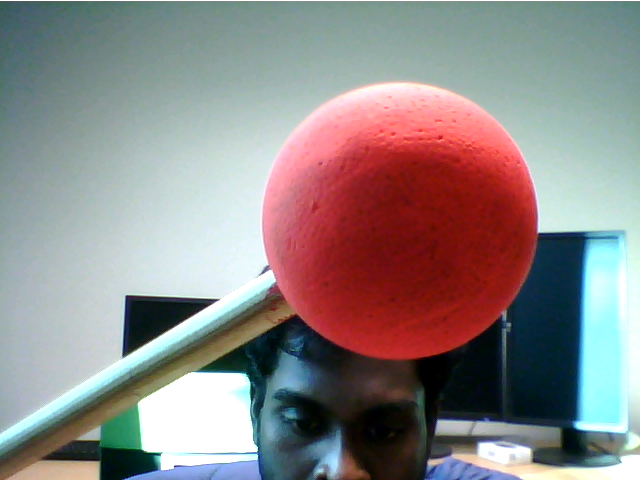
#> input picture 11,04,2023/imageR3.png, 640 x 480 px
$ python redspher.py
#> lines starting #> are read from the running program, lines starting #| are printed output that depends on the picture; after the words box and inside, x2 and y2 are one past the last pixel; in counts of white or black regions, pixels touching at a corner belong together
import cv2
import numpy as np

img = cv2.imread('imageR3.png')
#> img is the input picture: shape (480, 640, 3); mean B, G, R 135.4, 135.8, 142

hsv = cv2.cvtColor(img, cv2.COLOR_BGR2HSV)
#> hsv: shape (480, 640, 3); mean H, S, V 77.7, 88.4, 162

#lower_red = np.array([0, 50, 50])
upper_red = np.array([10, 255, 255])

lower_red = np.array([0, 17, 103])

mask = cv2.inRange(hsv, lower_red, upper_red)
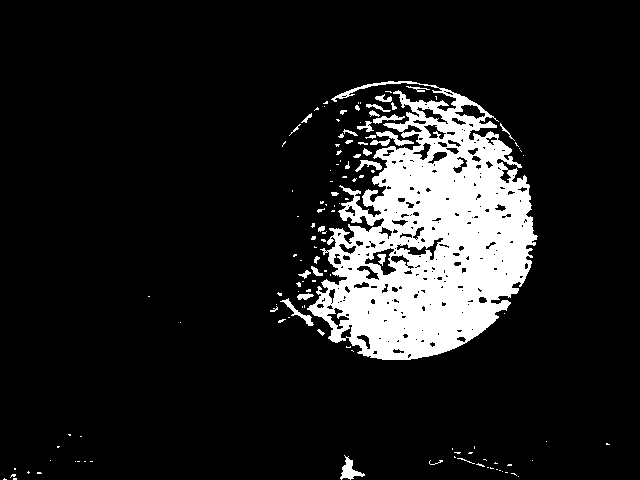
#> mask: shape (480, 640); 12.2% white; 129 white regions (93 under 20 px)
cv2.imshow('maskimage', mask)


kernel = np.ones((5,5),np.uint8)
#mask = cv2.erode(mask,kernel,iterations = 1)
#mask = cv2.dilate(mask,kernel,iterations = 1)

#cv2.imshow('maskimage', mask)


contours, hierarchy = cv2.findContours(mask, cv2.RETR_EXTERNAL, cv2.CHAIN_APPROX_SIMPLE)
#> contours = 128 contours, 110 with area under 20; largest, box (x1, y1, x2, y2) and area: (307, 81, 538, 360) 38268, (340, 455, 365, 480) 210, (280, 298, 314, 326) 145, (376, 131, 414, 146) 139, (355, 160, 382, 172) 100

max_contour = max(contours, key=cv2.contourArea)
#> max_contour = contour of 1210 points, box (x1, y1, x2, y2) (307, 81, 538, 360), area 38268
M = cv2.moments(max_contour)
#> M = moments, m00 38268.5, centre m10/m00, m01/m00 = (430.5, 239.1)
cx = int(M['m10']/M['m00'])
#> cx = 430
cy = int(M['m01']/M['m00'])
#> cy = 239

cv2.circle(img, (cx,cy), 5, (0, 0, 255), -1)
#> img: shape (480, 640, 3); 0.03% of pixels changed, all inside (x1, y1, x2, y2) = (425, 234, 436, 245)
cv2.circle(img, (cx,cy), int(M['m00']//max_contour.size), (0, 255, 0), 2)
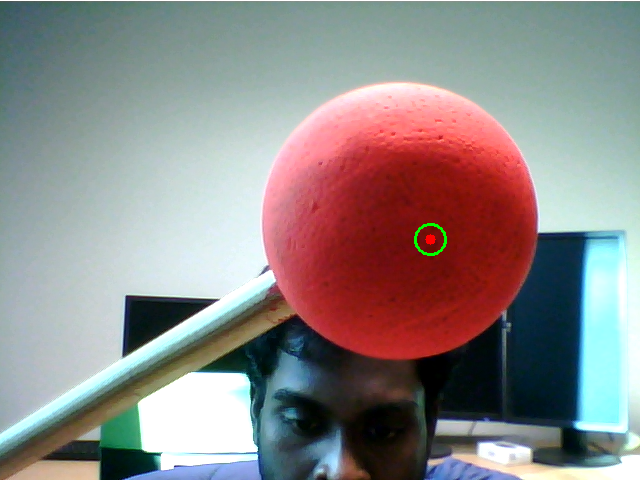
#> img: shape (480, 640, 3); mean B, G, R 135.4, 136, 141.9

cv2.imshow('image', img)
cv2.waitKey(0)
cv2.destroyAllWindows()

$ run again, with 11,04,2023/blue1.jpg saved as 11,04,2023/imageR3.png
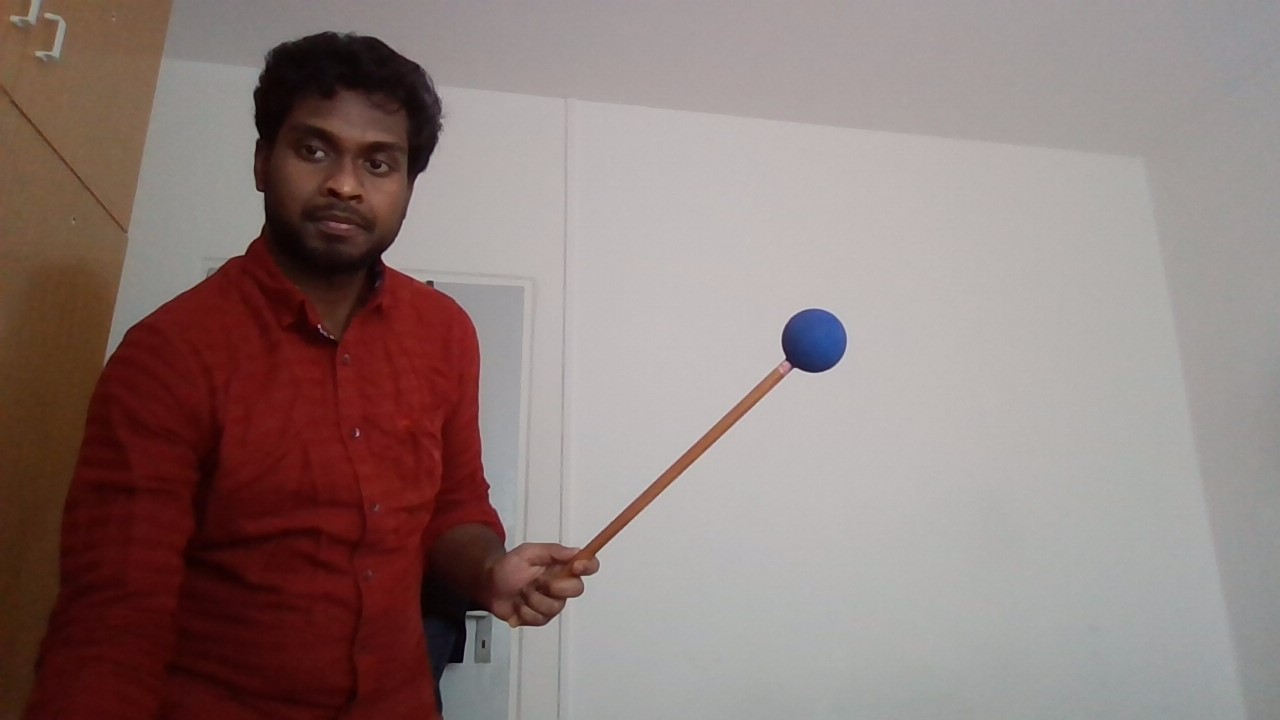
#> input picture 11,04,2023/blue1.jpg, 1280 x 720 px
#> img is the input picture: shape (720, 1280, 3); mean B, G, R 121.9, 124.8, 143.2
#> hsv: shape (720, 1280, 3); mean H, S, V 35.4, 64.8, 143.8
#> `mask = cv2.inRange(hsv, lower_red, upper_red)`:
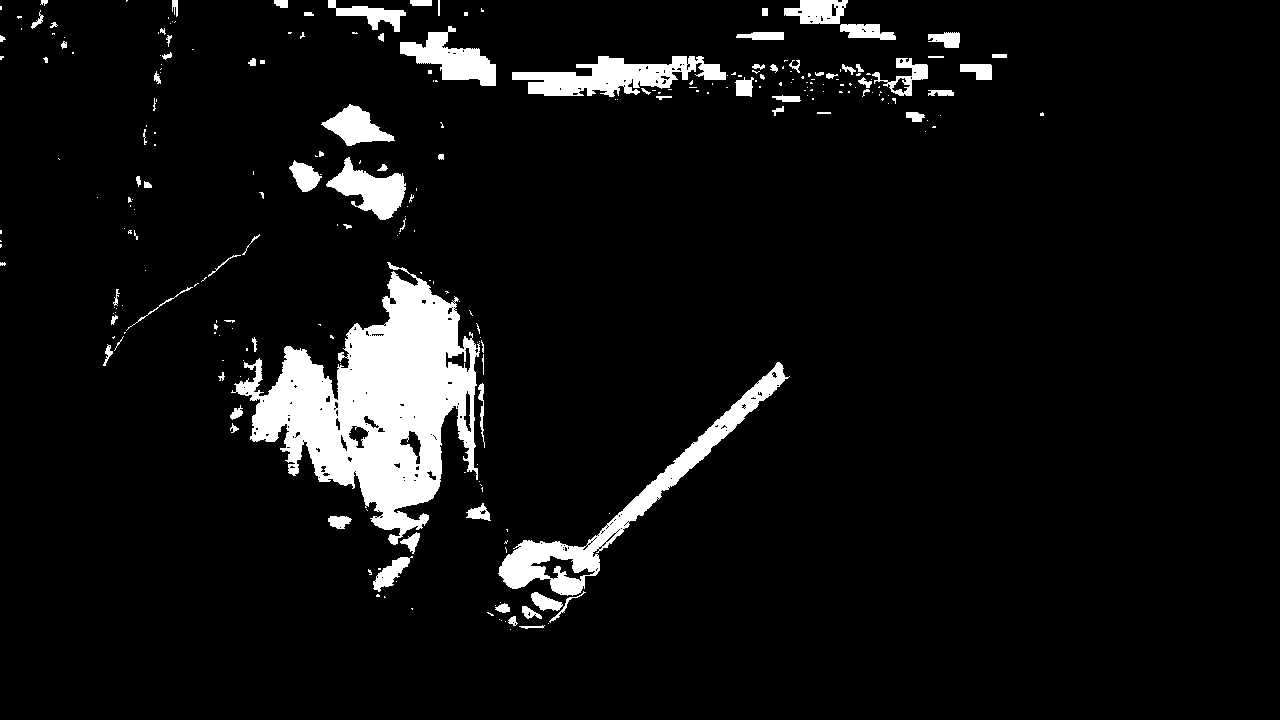
#> mask: shape (720, 1280); 6.6% white; 258 white regions (172 under 20 px)
#> contours = 258 contours, 196 with area under 20; largest, box (x1, y1, x2, y2) and area: (231, 262, 480, 545) 31564, (498, 362, 790, 596) 7935, (512, 56, 726, 97) 4242, (400, 26, 496, 86) 2456, (326, 157, 406, 220) 2254
#> max_contour = contour of 1077 points, box (x1, y1, x2, y2) (231, 262, 480, 545), area 31564
#> M = moments, m00 31564.5, centre m10/m00, m01/m00 = (378.6, 403.8)
#> cx = 378
#> cy = 403
